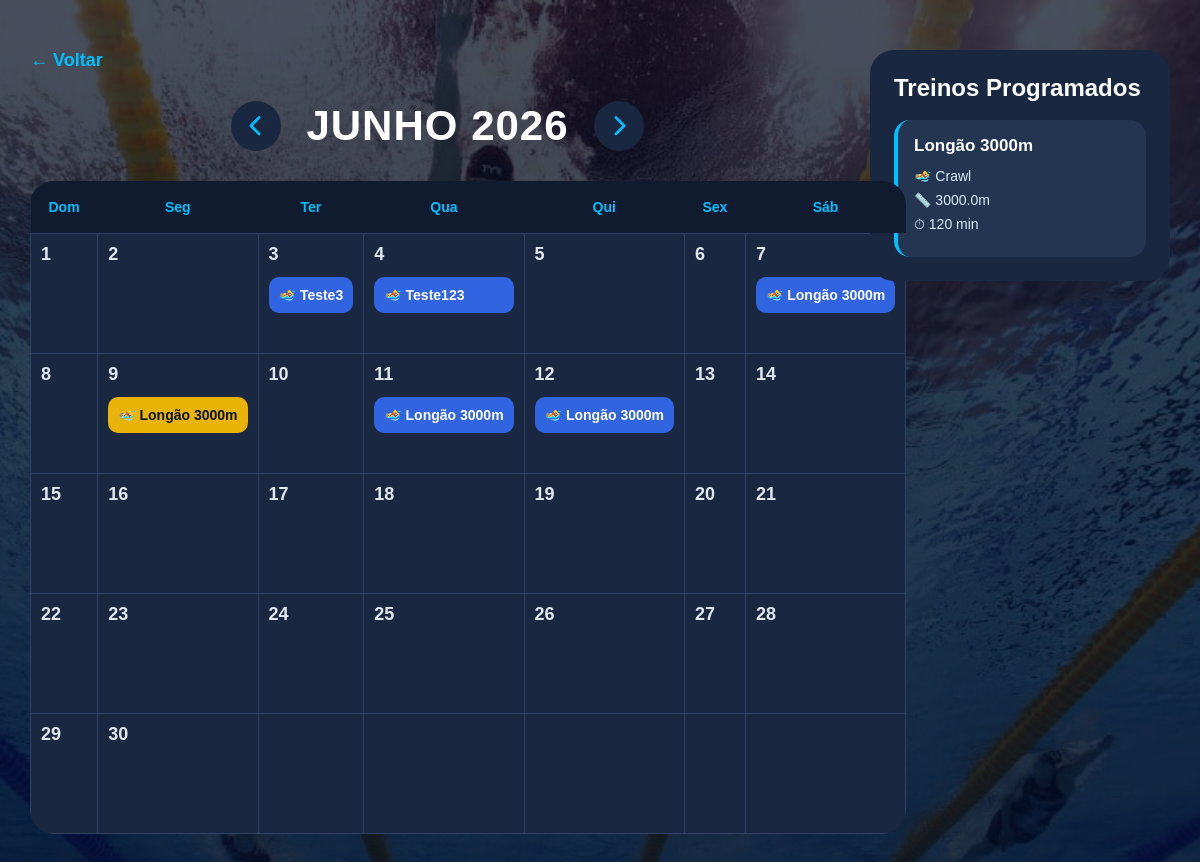
/calendario (signed in), run on the app's committed database.
### tables this page shows
CREATE TABLE treinos (
    id INTEGER PRIMARY KEY AUTOINCREMENT,
    data_treino TEXT NOT NULL,
    titulo TEXT NOT NULL,
    estilo TEXT,
    tamanho_piscina REAL,
    voltas INTEGER,
    distancia_metros REAL,
    duracao_minutos INTEGER,
    pace TEXT,
    observacoes TEXT,
    equipamentos TEXT,
    status TEXT DEFAULT 'realizado',
    usuario_id INTEGER,
    criado_em TIMESTAMP DEFAULT CURRENT_TIMESTAMP
);

CREATE TABLE treinos_modelo (
    id INTEGER PRIMARY KEY AUTOINCREMENT,
    titulo TEXT NOT NULL,
    estilo TEXT,
    tamanho_piscina REAL,
    voltas INTEGER,
    distancia_metros REAL,
    duracao_minutos INTEGER,
    pace TEXT,
    observacoes TEXT,
    equipamentos TEXT,
    usuario_id INTEGER,
    criado_em TIMESTAMP DEFAULT CURRENT_TIMESTAMP
);

### app.py (the view)
@app.route("/calendario")
@login_obrigatorio
def calendario_view():
    hoje = date.today()
    ano = int(request.args.get("ano", hoje.year))
    mes = int(request.args.get("mes", hoje.month))
    mes_anterior = mes - 1
    ano_anterior = ano
    if mes_anterior == 0:
        mes_anterior = 12
        ano_anterior -= 1
    proximo_mes = mes + 1
    proximo_ano = ano
    if proximo_mes == 13:
        proximo_mes = 1
        proximo_ano += 1
    nomes_meses = [
        "",
        "JANEIRO",
        "FEVEREIRO",
        "MARÇO",
        "ABRIL",
        "MAIO",
        "JUNHO",
        "JULHO",
        "AGOSTO",
        "SETEMBRO",
        "OUTUBRO",
        "NOVEMBRO",
        "DEZEMBRO"
    ]
    nome_mes = nomes_meses[mes]
    usuario_id = session["usuario_id"]
    treinos = listar_treinos(usuario_id)
    treinos_por_dia = {}
    for treino in treinos:
        data_treino = treino["data_treino"]
        if isinstance(data_treino, str):
            data_treino = datetime.strptime(data_treino, "%Y-%m-%d").date()
        if data_treino.year == ano and data_treino.month == mes:
            dia = data_treino.day
            if dia not in treinos_por_dia:
                treinos_por_dia[dia] = []
            treinos_por_dia[dia].append(treino)
    calendario_mes = calendar.monthcalendar(ano, mes)
    treinos_modelo = listar_treinos_modelo(usuario_id)
    return render_template(
        "calendario.html",
        calendario_mes=calendario_mes,
        treinos_por_dia=treinos_por_dia,
        treinos_modelo=treinos_modelo,
        nome_mes=nome_mes,
        ano=ano,
        mes=mes,
        mes_anterior=mes_anterior,
        ano_anterior=ano_anterior,
        proximo_mes=proximo_mes,
        proximo_ano=proximo_ano
    )

### app.py (called while the page is built)
def login_obrigatorio(funcao):
    @wraps(funcao)
    def verificar_login(*args, **kwargs):
        if "usuario_id" not in session:
            return redirect(url_for("tela_login"))
        return funcao(*args, **kwargs)
    return verificar_login

### database/connection.py (called while the page is built)
def conectar():
    conexao = sqlite3.connect(DB_PATH)
    conexao.row_factory = sqlite3.Row
    return conexao

### modelos/treinos.py (called while the page is built)
def listar_treinos(usuario_id):
    conexao = conectar()
    cursor = conexao.cursor()
    sql = """
        SELECT * FROM treinos
        WHERE usuario_id = ?
        ORDER BY data_treino DESC
    """
    cursor.execute(sql, (usuario_id,))
    treinos = cursor.fetchall()
    cursor.close()
    conexao.close()
    return treinos

def listar_treinos_modelo(usuario_id):
    conexao = conectar()
    cursor = conexao.cursor()
    sql = """
       SELECT * FROM treinos_modelo
       WHERE usuario_id = ?
       ORDER BY criado_em DESC
    """
    cursor.execute(sql, (usuario_id,))
    treinos_modelo = cursor.fetchall()
    cursor.close()
    conexao.close()
    return treinos_modelo

### templates/calendario.html (shortened to what this page needs)
{% extends "base.html" %}
{% block extra_css %}
<link
    rel="stylesheet"
    href="https://cdnjs.cloudflare.com/ajax/libs/font-awesome/6.5.1/css/all.min.css"
>
{% endblock %}
{% block content %}
<main class="container-calendario">
    <div class="calendario-layout">
        <section class="calendario-area">
            <a href="/" class="btn-voltar-home">
                ← Voltar
            </a>
            <div class="topo-calendario">
                <a
                    class="btn-mes"
                    href="{{ url_for('calendario_view', ano=ano_anterior, mes=mes_anterior) }}"
                >
                    <i class="fa-solid fa-chevron-left"></i>
                </a>
                <h1>{{ nome_mes }} {{ ano }}</h1>
                <a
                    class="btn-mes"
                    href="{{ url_for('calendario_view', ano=proximo_ano, mes=proximo_mes) }}"
                >
                    <i class="fa-solid fa-chevron-right"></i>
                </a>
            </div>
            <table class="calendario">
                <thead>
                    <tr>
                        <th>Dom</th>
                        <th>Seg</th>
                        <th>Ter</th>
                        <th>Qua</th>
                        <th>Qui</th>
                        <th>Sex</th>
                        <th>Sáb</th>
                    </tr>
                </thead>
                <tbody>
                    {% for semana in calendario_mes %}
                    <tr>
                        {% for dia in semana %}
                        <td
                            class="dia-calendario"
                            data-dia="{{ dia }}"
                        >
                            {% if dia != 0 %}
                            <strong>{{ dia }}</strong>
                            {% if dia in treinos_por_dia %}
                            {% for treino in treinos_por_dia[dia] %}
                            <button
                                type="button"
                                class="
                                    treino-link
                                    {% if treino.status == 'programado' %}
                                        programado
                                        treino-programado-arrastavel
                                    {% endif %}
                                    {% if treino.status == 'realizado' %}
                                        treino-realizado
                                    {% endif %}
                                "
                                {% if treino.status == 'programado' %}
                                    draggable="true"
                                {% endif %}
                                data-id="{{ treino.id }}"
                                data-status="{{ treino.status }}"
                                data-titulo="{{ treino.titulo }}"
                                data-data="{{ treino.data_treino }}"
                                data-estilo="{{ treino.estilo }}"
                                data-distancia="{{ treino.distancia_metros }}m"
                                data-duracao="{{ treino.duracao_minutos }} min"
                                data-pace="{{ treino.pace }}"
                                data-piscina="{{ treino.tamanho_piscina }}m"
                                data-voltas="{{ treino.voltas }}"
                                data-equipamentos="{{ treino.equipamentos }}"
                                data-observacoes="{{ treino.observacoes }}"
                            >
                                🏊 {{ treino.titulo }}
                            </button>
                            {% endfor %}
                            {% endif %}
                            {% endif %}
                        </td>
                        {% endfor %}
                    </tr>
                    {% endfor %}
                </tbody>
            </table>
        </section>
        <aside class="sidebar-modelos">
            <h2>Treinos Programados</h2>
            <div class="lista-modelos">
                {% for modelo in treinos_modelo %}
                <div
                    class="modelo-card modelo-arrastavel"
                    draggable="true"
                    data-id="{{ modelo.id }}"
                    data-titulo="{{ modelo.titulo }}"
                >
                    <h3>{{ modelo.titulo }}</h3>
                    <p>🏊 {{ modelo.estilo }}</p>
                    <p>📏 {{ modelo.distancia_metros }}m</p>
                    <p>⏱ {{ modelo.duracao_minutos }} min</p>
                </div>
                {% endfor %}
            </div>
        </aside>
    </div>
</main>
{% endblock %}

### templates/base.html (shortened to what this page needs)
<!DOCTYPE html>
<html lang="pt-BR">
<head>
    <link rel="stylesheet" href="{{ url_for('static', filename='style.css') }}">
    {% block extra_css %}{% endblock %}
</head>
<body>
    {% block content %}{% endblock %}
</body>
</html>

### static/style.css (style rules this page uses)
body { margin: 0; height: 100vh; overflow: hidden; font-family: Arial, sans-serif; background: #081229; color: white; }
table { width: 100%; border-collapse: collapse; background: #1a2740; border-radius: 20px; overflow: hidden; }
th { position: sticky; top: 0; z-index: 2; background: #101b30; color: #00bfff; padding: 16px; text-align: left; font-size: 14px; }
td { padding: 16px; border-bottom: 1px solid #2d4266; color: #e2e8f0; font-size: 14px; }
.btn-voltar-home { display: inline-flex; align-items: center; gap: 8px; margin-bottom: 30px; color: #00bfff; text-decoration: none; font-size: 18px; font-weight: bold; transition: 0.2s; }
.container-calendario { width: 95%; margin: auto; padding: 50px 0; }
.topo-calendario { display: flex; align-items: center; justify-content: center; gap: 25px; margin-bottom: 30px; }
.topo-calendario h1 { margin: 0; font-size: 42px; letter-spacing: 1px; color: white; }
.btn-mes { width: 50px; height: 50px; display: flex; justify-content: center; align-items: center; background: #1a2740; border: none; border-radius: 50%; text-decoration: none; color: #00bfff; font-size: 22px; font-weight: bold; cursor: pointer; transition: 0.2s; }
.calendario { width: 100%; border-collapse: collapse; background: #1a2740; border-radius: 24px; overflow: hidden; }
.calendario th { background: #101b30; color: #00bfff; padding: 18px; text-align: center; }
.calendario td { width: 14.2%; height: 150px; vertical-align: top; padding: 10px; border: 1px solid #2d4266; box-sizing: border-box; }
.calendario strong { display: block; margin-bottom: 12px; font-size: 18px; }
.treino-link { display: block; width: 100%; background: #3164e0; color: white; border: none; text-decoration: none; padding: 10px; border-radius: 10px; margin-bottom: 8px; font-size: 14px; font-weight: bold; text-align: left; cursor: pointer; transition: 0.2s; }
.treino-link.programado { background: #eab308; color: #081229; }
body:has(.container-calendario) { height: auto; min-height: 100vh; overflow-y: auto; overflow-x: hidden; }
.container-calendario { min-height: 100vh; padding-bottom: 80px; }
.calendario-layout { display: grid; grid-template-columns: 1fr 300px; gap: 25px; align-items: start; }
.calendario-area { min-width: 0; }
.calendario { width: 100%; }
.calendario td { height: 120px; }
.sidebar-modelos { background: #1a2740; border-radius: 24px; padding: 24px; box-sizing: border-box; max-height: 78vh; overflow-y: auto; }
.sidebar-modelos h2 { margin-top: 0; margin-bottom: 18px; font-size: 24px; }
.lista-modelos { display: flex; flex-direction: column; gap: 14px; }
.modelo-card { background: #243552; border-radius: 16px; padding: 16px; border-left: 4px solid #00bfff; }
.modelo-card h3 { margin: 0 0 12px; font-size: 17px; }
.modelo-card p { margin: 8px 0; color: #dbeafe; font-size: 14px; }
.calendario td { overflow: hidden; }
.treino-link { width: 100%; max-width: 100%; white-space: nowrap; overflow: hidden; text-overflow: ellipsis; box-sizing: border-box; }
.dia-calendario .treino-link { display: block; }
body { background: linear-gradient( rgba(1, 10, 30, 0.72), rgba(1, 10, 30, 0.82) ), url("img/piscina-bg.jpg"); background-size: cover; background-position: center; background-attachment: fixed; }
html, body { min-height: 100%; height: auto; overflow-y: auto; }

### data on the page
treinos: titulo "Teste3"
treinos: titulo "Teste123"
treinos: titulo "Longão 3000m"
treinos: titulo "Longão 3000m"
treinos: titulo "Longão 3000m"
treinos: titulo "Longão 3000m"
treinos_modelo: titulo "Longão 3000m", estilo "Crawl", distancia_metros "3000.0", duracao_minutos "120"

### other printed values
{{ nome_mes }} "JUNHO"
{{ ano }} "2026"
{{ dia }} "1" "2" "3" "4" "5" "6" "7" "8" "9" "10" "11" "12" "13" "14" "15" "16" "17" "18" "19" "20" "21" "22" "23" "24" "25" "26" "27" "28" "29" "30"
